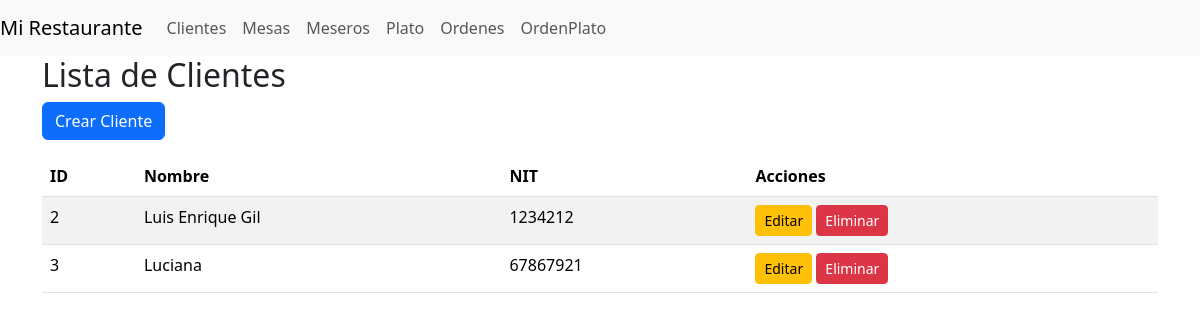
/restaurante/clientes/, run on an earlier commit of the app's database.
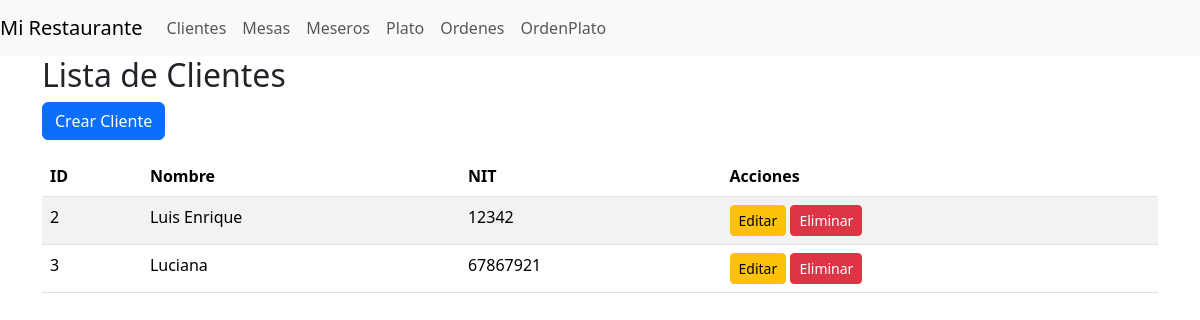
And on a later commit of the database.
### restaurante/models/cliente.py (models this page shows, shortened)
class Cliente(models.Model):
    nombre = models.CharField(max_length=100)
    nit = models.CharField(max_length=10)

### restaurante/views/cliente_views.py (the view)
# urls.py: path("clientes/", views.clientes_list, name="clientes"),
def clientes_list(request):
    clientes = Cliente.objects.all()
    return render(request, "restaurante/clientes/list.html", {"clientes": clientes})

### templates/restaurante/clientes/list.html
{% extends 'restaurante/base.html' %}
    {% block content %}
        <div class="container">
            <h2>Lista de Clientes</h2>
            <a href="{% url 'clientes_create' %}" class="btn btn-primary mb-3">Crear Cliente</a>
            <table class="table table-striped">
                <thead>
                    <tr>
                        <th>ID</th>
                        <th>Nombre</th>
                        <th>NIT</th>
                        <th>Acciones</th>
                    </tr>
                </thead>
                <tbody>
                    {% for cliente in clientes %}
                    <tr>
                        <td>{{ cliente.id }}</td>
                        <td>{{ cliente.nombre }}</td>
                        <td>{{ cliente.nit }}</td>
                        <td>
                            <a href="{% url 'clientes_update' cliente.id %}" class="btn btn-warning btn-sm">Editar</a>
                            <a href="{% url 'clientes_delete' cliente.id %}" class="btn btn-danger btn-sm">Eliminar</a>
                        </td>
                    </tr>
                    {% endfor %}
                </tbody>
            </table>
        </div>
        {% endblock %}

What changed in the data, as far as the page shows it:
changed Cliente id 2: nombre "Luis Enrique Gil" → "Luis Enrique"; nit "1234212" → "12342"
